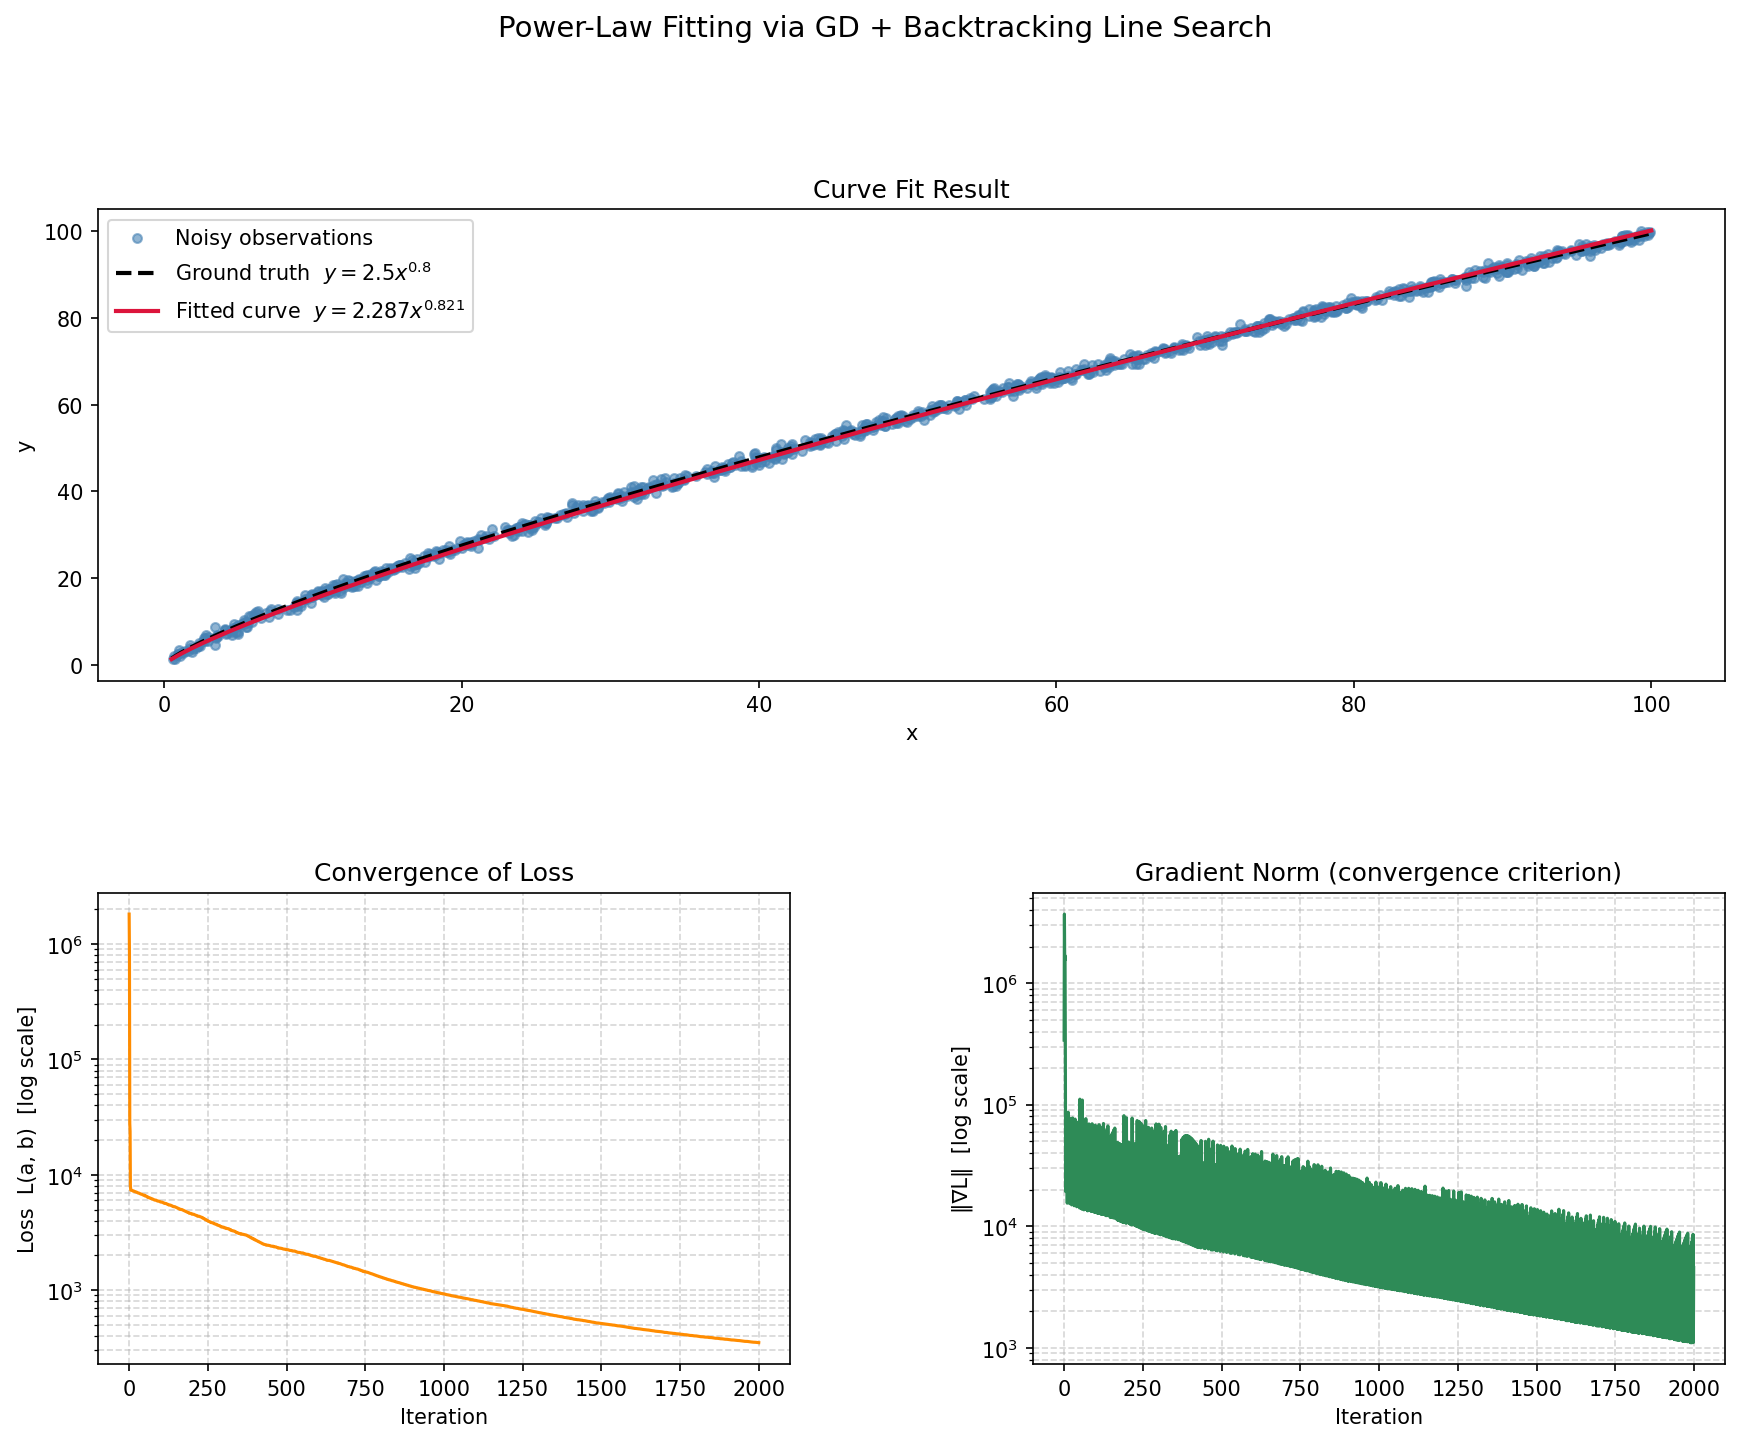

This chart was generated by the following Python code:
"""
Power-Law Nonlinear Least Squares via Gradient Descent
with Backtracking Line Search
=====================================================
Optimisation Techniques — course project

We want to find the best (a, b) such that:
    h(x; a, b) = a * x^b
fits a noisy dataset as closely as possible.

"Best" means minimising the sum of squared errors between
what our model predicts and what we actually observed.
"""

import numpy as np
import matplotlib
# matplotlib.use("Agg")          # non-interactive backend — no display required
import matplotlib.pyplot as plt
import matplotlib.gridspec as gridspec

# ──────────────────────────────────────────────────────────────
# 1.  DATA GENERATION
# ──────────────────────────────────────────────────────────────

RNG_SEED   = 42          # fix so results are reproducible
N_POINTS   = 1000         # number of (x, y) observations
X_MIN      = 0.5         # avoid x = 0 (would make log undefined)
X_MAX      = 100.0
TRUE_A     = 2.5         # ground-truth scale parameter
TRUE_B     = 0.8         # ground-truth exponent
NOISE_STD  = 0.7        # standard deviation of measurement noise

rng = np.random.default_rng(RNG_SEED)

x_data = rng.uniform(X_MIN, X_MAX, N_POINTS)
# True signal plus Gaussian noise
y_data = TRUE_A * x_data ** TRUE_B + rng.normal(0, NOISE_STD, N_POINTS)


# ──────────────────────────────────────────────────────────────
# 2.  OBJECTIVE FUNCTION AND GRADIENT
# ──────────────────────────────────────────────────────────────

def loss(params, x, y):
    """
    L(a, b) = (1/2) * sum_i ( y_i - a * x_i^b )^2

    The (1/2) factor is a convention that cancels the 2
    from squaring when we differentiate — keeps formulas tidy.

    Returns np.inf for numerically degenerate parameter values so
    that the backtracking line search safely rejects those candidates.
    """
    a, b = params
    with np.errstate(over="ignore", invalid="ignore"):
        residuals = y - a * x ** b      # how far off each prediction is
        val = 0.5 * np.dot(residuals, residuals)
    return val if np.isfinite(val) else np.inf


def gradient(params, x, y):
    """
    Partial derivatives of L with respect to a and b:

        dL/da = -sum_i  r_i * x_i^b
        dL/db = -sum_i  r_i * a * x_i^b * ln(x_i)

    where r_i = y_i - a * x_i^b  (the residual).

    Both use the same x^b and residual values, so we compute
    them once and reuse — no wasted work.
    """
    a, b = params
    with np.errstate(over="ignore", invalid="ignore"):
        xb        = x ** b                               # x_i^b  (shared across both partials)
        residuals = y - a * xb                           # r_i

        dL_da = -np.dot(residuals, xb)                  # chain rule for a
        dL_db = -np.dot(residuals, a * xb * np.log(x))  # chain rule for b (log from d/db x^b)

    return np.array([dL_da, dL_db])


# ──────────────────────────────────────────────────────────────
# 3.  BACKTRACKING LINE SEARCH  (Armijo condition)
# ──────────────────────────────────────────────────────────────
#
# Plain gradient descent uses a fixed step size.  If the step
# is too large we overshoot; if too small we crawl forever.
# Backtracking solves this automatically:
#   - Start with a generous step alpha_0.
#   - Shrink by factor rho until the loss drops "enough".
# "Enough" is formalised by the Armijo sufficient-decrease condition:
#
#   L(theta - alpha * g) <= L(theta) - c * alpha * ||g||^2
#
# c is a small constant (1e-4 is standard).  The right-hand side
# is the expected decrease if the loss were linear and we moved
# a fraction c of the way down the gradient direction.

def backtracking_line_search(params, grad, x, y,
                             alpha0=1.0, rho=0.5, c=1e-4):
    """
    Returns the step size alpha satisfying the Armijo condition.

    alpha0 : initial (maximum) step size to try
    rho    : how aggressively to shrink (0.5 = halve each time)
    c      : sufficient-decrease fraction (tiny; 1e-4 is safe)
    """
    alpha      = alpha0
    loss_curr  = loss(params, x, y)
    grad_sq    = np.dot(grad, grad)          # ||g||^2  — target drop proportional to this

    # Safety valve: 100 halvings → alpha shrinks to alpha0 / 2^100 ≈ 0
    for _ in range(100):
        candidate = params - alpha * grad
        if loss(candidate, x, y) <= loss_curr - c * alpha * grad_sq:
            break                            # condition satisfied — accept step
        alpha *= rho                         # step too large, shrink and retry

    return alpha


# ──────────────────────────────────────────────────────────────
# 4.  GRADIENT DESCENT LOOP
# ──────────────────────────────────────────────────────────────

def gradient_descent(x, y,
                     theta_init,
                     max_iter=2000,
                     tol=1e-6,
                     alpha0=1.0, rho=0.5, c=1e-4):
    """
    Runs GD with backtracking line search from theta_init.

    Returns a history dict for plotting:
        - 'params'   : array of (a, b) at each iteration
        - 'losses'   : loss value at each iteration
        - 'alphas'   : step size chosen at each iteration
        - 'grad_norms': ||gradient|| at each iteration
    """
    theta = np.array(theta_init, dtype=float)

    history = {
        "params":     [theta.copy()],
        "losses":     [loss(theta, x, y)],
        "alphas":     [],
        "grad_norms": [],
    }

    for _ in range(max_iter):
        g = gradient(theta, x, y)
        gnorm = np.linalg.norm(g)
        history["grad_norms"].append(gnorm)

        if gnorm < tol:
            # Gradient is essentially zero — we are at (or very near) a minimum.
            break

        alpha = backtracking_line_search(theta, g, x, y, alpha0, rho, c)
        theta = theta - alpha * g           # the actual GD update

        history["params"].append(theta.copy())
        history["losses"].append(loss(theta, x, y))
        history["alphas"].append(alpha)

    return theta, history


# ──────────────────────────────────────────────────────────────
# 5.  RUN THE OPTIMISER
# ──────────────────────────────────────────────────────────────

# Initialise far from the truth to make convergence visible
theta_init = [1.0, 0.1]

theta_opt, hist = gradient_descent(
    x_data, y_data,
    theta_init=theta_init,
    max_iter=2000,
    tol=1e-7,
)

a_opt, b_opt = theta_opt
print(f"True parameters :  a = {TRUE_A},   b = {TRUE_B}")
print(f"Fitted parameters: a = {a_opt:.4f}, b = {b_opt:.4f}")
print(f"Final loss       : {hist['losses'][-1]:.6f}")
print(f"Iterations ran   : {len(hist['losses']) - 1}")


# ──────────────────────────────────────────────────────────────
# 6.  PLOTS
# ──────────────────────────────────────────────────────────────

iters = np.arange(len(hist["losses"]))

fig = plt.figure(figsize=(14, 10))
fig.suptitle("Power-Law Fitting via GD + Backtracking Line Search", fontsize=14, y=1.01)
gs = gridspec.GridSpec(2, 2, hspace=0.45, wspace=0.35)


# — Plot 1: Data, ground truth, and fitted curve ——————————————
ax1 = fig.add_subplot(gs[0, :])   # spans both columns

x_plot = np.linspace(X_MIN, X_MAX, 300)
ax1.scatter(x_data, y_data, s=18, alpha=0.6, color="steelblue", label="Noisy observations")
ax1.plot(x_plot, TRUE_A * x_plot ** TRUE_B, "k--", lw=2,
         label=f"Ground truth  $y={TRUE_A}x^{{{TRUE_B}}}$")
ax1.plot(x_plot, a_opt * x_plot ** b_opt, "crimson", lw=2,
         label=f"Fitted curve  $y={a_opt:.3f}x^{{{b_opt:.3f}}}$")
ax1.set_xlabel("x")
ax1.set_ylabel("y")
ax1.set_title("Curve Fit Result")
ax1.legend()


# — Plot 2: Loss vs iteration (log scale) ————————————————————
ax2 = fig.add_subplot(gs[1, 0])

ax2.semilogy(iters, hist["losses"], color="darkorange", lw=1.5)
ax2.set_xlabel("Iteration")
ax2.set_ylabel("Loss  L(a, b)  [log scale]")
ax2.set_title("Convergence of Loss")
ax2.grid(True, which="both", linestyle="--", alpha=0.5)


# — Plot 3: Gradient norm vs iteration ———————————————————————
ax3 = fig.add_subplot(gs[1, 1])

ax3.semilogy(np.arange(len(hist["grad_norms"])), hist["grad_norms"],
             color="seagreen", lw=1.5)
ax3.set_xlabel("Iteration")
ax3.set_ylabel("‖∇L‖  [log scale]")
ax3.set_title("Gradient Norm (convergence criterion)")
ax3.grid(True, which="both", linestyle="--", alpha=0.5)


plt.savefig("power_law_fitting.png", dpi=150, bbox_inches="tight")
plt.show()
print("Plots saved to power_law_fitting.png")


# ──────────────────────────────────────────────────────────────
# 7.  OPTIONAL: SENSITIVITY TO INITIALISATION
#     Shows that because the landscape is non-convex in b,
#     bad starting points can converge slowly or to a worse spot.
# ──────────────────────────────────────────────────────────────

starts = [
    ([1.0,  0.1],  "Start A  (a=1.0, b=0.1)"),
    ([5.0,  1.5],  "Start B  (a=5.0, b=1.5)"),
    ([0.5,  0.3],  "Start C  (a=0.5, b=0.3)"),
    ([3.0,  0.8],  "Start D  (a=3.0, b=0.8)"),
]

fig2, ax = plt.subplots(figsize=(8, 5))
for init, label in starts:
    _, h = gradient_descent(x_data, y_data, theta_init=init, max_iter=2000, tol=1e-7)
    ax.semilogy(np.arange(len(h["losses"])), h["losses"], lw=1.5, label=label)

ax.set_xlabel("Iteration")
ax.set_ylabel("Loss  L(a, b)  [log scale]")
ax.set_title("Sensitivity to Initialisation")
ax.legend(fontsize=8)
ax.grid(True, which="both", linestyle="--", alpha=0.5)

plt.tight_layout()
plt.savefig("power_law_sensitivity.png", dpi=150, bbox_inches="tight")
plt.show()
print("Sensitivity plot saved to power_law_sensitivity.png")
